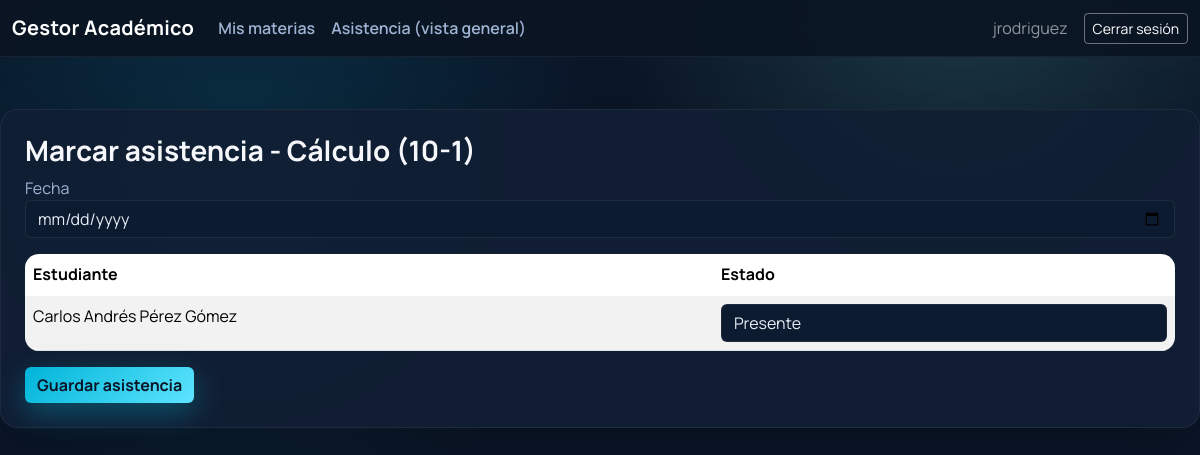
The app's page /asistencias/marcar/1/ (signed in) with its own data.
### academico/models.py (models this page shows, shortened)
class Materia(models.Model):
    nombre = models.CharField(max_length=100)
    codigo = models.CharField(max_length=20, unique=True)
    curso = models.ForeignKey(Curso, on_delete=models.CASCADE, related_name="materias")
    docente = models.ForeignKey(Docente, on_delete=models.SET_NULL, null=True, blank=True, related_name="materias")

class Curso(models.Model):
    nombre = models.CharField(max_length=100)
    codigo = models.CharField(max_length=20, unique=True)
    anio = models.IntegerField()
    activo = models.BooleanField(default=True)

class Estudiante(models.Model):
    user = models.OneToOneField(User, on_delete=models.CASCADE, related_name="estudiante")
    documento = models.CharField(max_length=20, unique=True)
    fecha_nacimiento = models.DateField(null=True, blank=True)
    telefono = models.CharField(max_length=20, blank=True)
    direccion = models.CharField(max_length=200, blank=True)

### academico/views.py (the view, shortened to what this page needs)
# urls.py: path("asistencias/marcar/<int:materia_id>/", views.marcar_asistencia, name="marcar_asistencia"),
@rol_requerido("ADMIN", "DOCENTE")
def marcar_asistencia(request, materia_id):
    materia = get_object_or_404(Materia, pk=materia_id)
    perfil = request.user.perfil
    if perfil.rol == "DOCENTE" and (materia.docente is None or materia.docente.user != request.user):
        messages.error(request, "No puedes registrar asistencia para una materia que no dictas.")
        return redirect("dashboard")
    estudiantes = Estudiante.objects.filter(
        matriculas__curso=materia.curso,
        matriculas__activo=True,
    ).distinct()
    fecha_str = request.POST.get("fecha") if request.method == "POST" else request.GET.get("fecha")
    fecha = None
    if fecha_str:
        try:
            fecha = datetime.strptime(fecha_str, "%Y-%m-%d").date()
        except ValueError:
            fecha = None
    context = {
        "materia": materia,
        "estudiantes": estudiantes,
        "fecha": fecha_str or "",
    }
    return render(request, "asistencias/marcar_asistencia.html", context)

### academico/context_processors.py (called while the page is built)
def perfil_usuario(request):
    perfil = None
    if request.user.is_authenticated:
        try:
            perfil = request.user.perfil
        except Perfil.DoesNotExist:
            perfil = None
    return {"perfil_usuario": perfil}

### templates/asistencias/marcar_asistencia.html (shortened to what this page needs)
{% extends "base.html" %}
{% block content %}
<h3>Marcar asistencia - {{ materia.nombre }} ({{ materia.curso.nombre }})</h3>
<form method="post">
    <div class="mb-3">
        <label for="fecha">Fecha</label>
        <input type="date" id="fecha" name="fecha" class="form-control" value="{{ fecha }}">
    </div>
    <table class="table table-striped">
        <thead>
            <tr>
                <th>Estudiante</th>
                <th>Estado</th>
            </tr>
        </thead>
        <tbody>
            {% for est in estudiantes %}
            <tr>
                <td>{{ est.user.get_full_name }}</td>
                <td>
                    <select name="estado_{{ est.id }}" class="form-select">
                        <option value="P">Presente</option>
                    </select>
                </td>
            </tr>
            {% empty %}
            <tr><td colspan="2">No hay estudiantes matriculados en el curso de esta materia.</td></tr>
            {% endfor %}
        </tbody>
    </table>
    <button type="submit" class="btn btn-primary">Guardar asistencia</button>
</form>
{% endblock %}

### templates/base.html (shortened to what this page needs)
<!DOCTYPE html>
<html lang="es">
<head>
    <link href="https://cdn.jsdelivr.net/npm/bootstrap@5.3.3/dist/css/bootstrap.min.css" rel="stylesheet">
</head>
<body>
<nav class="navbar navbar-expand-lg navbar-dark mb-4">
    <div class="container-fluid">
        <a class="navbar-brand" href="{% url 'dashboard' %}">Gestor Académico</a>
        <div class="collapse navbar-collapse" id="navbarNav">
            {% if user.is_authenticated %}
                {% if user.is_superuser %}
                <ul class="navbar-nav me-auto">
                    <li class="nav-item"><a class="nav-link" href="{% url 'estudiante_list' %}">Estudiantes</a></li>
                    <li class="nav-item"><a class="nav-link" href="{% url 'docente_list' %}">Docentes</a></li>
                    <li class="nav-item"><a class="nav-link" href="{% url 'curso_list' %}">Cursos</a></li>
                    <li class="nav-item"><a class="nav-link" href="{% url 'materia_list' %}">Materias</a></li>
                    <li class="nav-item"><a class="nav-link" href="{% url 'calificacion_list' %}">Calificaciones</a></li>
                    <li class="nav-item"><a class="nav-link" href="{% url 'asistencia_list' %}">Asistencia</a></li>
                </ul>
                {% elif perfil_usuario and perfil_usuario.rol == "DOCENTE" %}
                <ul class="navbar-nav me-auto">
                    <li class="nav-item"><a class="nav-link" href="{% url 'docente_mis_materias' %}">Mis materias</a></li>
                    <li class="nav-item"><a class="nav-link" href="{% url 'asistencia_list' %}">Asistencia (vista general)</a></li>
                </ul>
                {% endif %}
                <span class="navbar-text me-3">
                    {{ user.get_username }}
                </span>
                <a href="{% url 'logout' %}" class="btn btn-outline-light btn-sm">Cerrar sesión</a>
            {% else %}
                <a href="{% url 'login' %}" class="btn btn-outline-light btn-sm ms-auto">Ingresar</a>
            {% endif %}
        </div>
    </div>
</nav>
<main class="container-xxl page-shell">
    <div class="page-surface">
        {% block content %}{% endblock %}
    </div>
</main>
</body>
</html>

### templates/base.html (style rules this page uses)
:root { --bg-main: #0b1628; --card: #0f1f35; --card-soft: #132742; --text: #e7edf6; --muted: #9fb3d2; --primary: #00b4d8; --primary-strong: #0091b5; --accent: #80ffea; --shadow: 0 20px 60px rgba(0, 0, 0, 0.25); }
* { font-family: 'Manrope', system-ui, -apple-system, sans-serif; }
body { background: radial-gradient(circle at 20% 20%, rgba(0,180,216,0.16), transparent 32%), radial-gradient(circle at 80% 0%, rgba(128,255,234,0.14), transparent 28%), var(--bg-main); color: var(--text); min-height: 100vh; }
.navbar { background: rgba(10,20,35,0.9); backdrop-filter: blur(10px); border-bottom: 1px solid rgba(255,255,255,0.06); }
.navbar-brand { font-weight: 700; letter-spacing: 0.3px; }
.nav-link { color: var(--muted) !important; font-weight: 600; }
.page-shell { padding: 28px 0 60px; }
.page-surface { background: rgba(17, 31, 52, 0.9); border: 1px solid rgba(255,255,255,0.06); border-radius: 18px; padding: 24px; box-shadow: var(--shadow); }
h1, h2, h3, h4, h5 { color: #f5f7fb; font-weight: 700; }
p, label, small { color: var(--muted); }
table.table { background: rgba(15,31,53,0.95); color: var(--text); border-radius: 14px; overflow: hidden; border-collapse: separate; border-spacing: 0; }
table.table thead { background: rgba(255,255,255,0.06); }
table.table thead th { border-bottom: 1px solid rgba(255,255,255,0.08); }
table.table tbody td { border-top: 1px solid rgba(255,255,255,0.05); }
.btn-primary { background: linear-gradient(135deg, var(--primary), #5de4ff); border: none; color: #0b1628; font-weight: 700; box-shadow: 0 10px 30px rgba(0,180,216,0.35); }
.btn-outline-light { border-color: rgba(255,255,255,0.4); color: #fff; }
input, select, textarea { background: #0c1b2f !important; color: var(--text) !important; border: 1px solid rgba(255,255,255,0.08) !important; }
input::placeholder, textarea::placeholder { color: #6f86a9 !important; }

### records on screen
Materia: nombre "Cálculo", curso.nombre "10-1"
Estudiante: user.get_full_name "Carlos Andrés Pérez Gómez", id "Presente"

### other values on screen
{{ user.get_username }} "jrodriguez"
